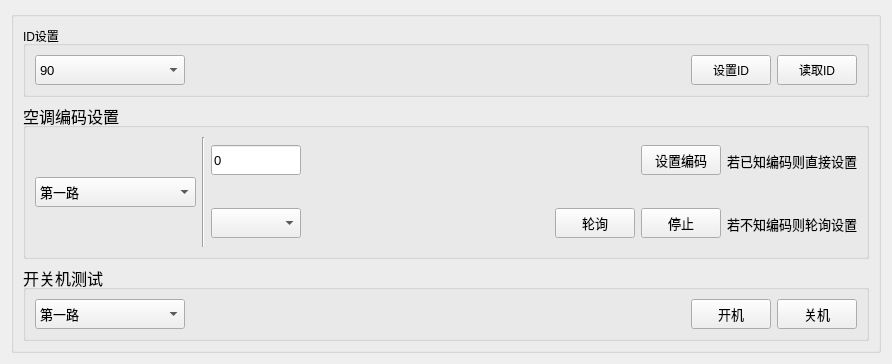
     <widget class="QWidget" name="tab">
      <attribute name="title">
       <string>空调</string>
      </attribute>
      <layout class="QVBoxLayout" name="verticalLayout_11">
       <item>
        <widget class="QGroupBox" name="airConditioner">
         <property name="font">
          <font>
           <family>Arial</family>
           <pointsize>12</pointsize>
          </font>
         </property>
         <property name="title">
          <string/>
         </property>
         <layout class="QVBoxLayout" name="verticalLayout_10">
          <item>
           <widget class="QGroupBox" name="groupBox_2">
            <property name="font">
             <font>
              <family>Arial</family>
              <pointsize>9</pointsize>
             </font>
            </property>
            <property name="title">
             <string>ID设置</string>
            </property>
            <layout class="QHBoxLayout" name="horizontalLayout_4">
             <item>
              <widget class="QComboBox" name="comboBox_airID">
               <property name="minimumSize">
                <size>
                 <width>150</width>
                 <height>30</height>
                </size>
               </property>
               <property name="font">
                <font>
                 <family>Arial</family>
                 <pointsize>10</pointsize>
                </font>
               </property>
               <property name="styleSheet">
                <string notr="true"/>
               </property>
               <item>
                <property name="text">
                 <string>90</string>
                </property>
               </item>
               <item>
                <property name="text">
                 <string>91</string>
                </property>
               </item>
               <item>
                <property name="text">
                 <string>92</string>
                </property>
               </item>
              </widget>
             </item>
             <item>
              <spacer name="horizontalSpacer_3">
               <property name="orientation">
                <enum>Qt::Horizontal</enum>
               </property>
               <property name="sizeType">
                <enum>QSizePolicy::Expanding</enum>
               </property>
               <property name="sizeHint" stdset="0">
                <size>
                 <width>130</width>
                 <height>20</height>
                </size>
               </property>
              </spacer>
             </item>
             <item>
              <widget class="QPushButton" name="pushButton_setID">
               <property name="minimumSize">
                <size>
                 <width>0</width>
                 <height>30</height>
                </size>
               </property>
               <property name="text">
                <string>设置ID</string>
               </property>
              </widget>
             </item>
             <item>
              <widget class="QPushButton" name="pushButton_verifyID">
               <property name="minimumSize">
                <size>
                 <width>0</width>
                 <height>30</height>
                </size>
               </property>
               <property name="text">
                <string>读取ID</string>
               </property>
              </widget>
             </item>
            </layout>
           </widget>
          </item>
          <item>
           <widget class="QGroupBox" name="groupBox_3">
            <property name="title">
             <string>空调编码设置</string>
            </property>
            <layout class="QVBoxLayout" name="verticalLayout_6">
             <item>
              <layout class="QHBoxLayout" name="horizontalLayout_9" stretch="1,0,4">
               <item>
                <layout class="QVBoxLayout" name="verticalLayout_5">
                 <item>
                  <spacer name="verticalSpacer_3">
                   <property name="orientation">
                    <enum>Qt::Vertical</enum>
                   </property>
                   <property name="sizeHint" stdset="0">
                    <size>
                     <width>20</width>
                     <height>40</height>
                    </size>
                   </property>
                  </spacer>
                 </item>
                 <item>
                  <widget class="QComboBox" name="comboBox_channelForIndex">
                   <property name="minimumSize">
                    <size>
                     <width>50</width>
                     <height>30</height>
                    </size>
                   </property>
                   <property name="font">
                    <font>
                     <family>Arial</family>
                     <pointsize>10</pointsize>
                    </font>
                   </property>
                   <item>
                    <property name="text">
                     <string>第一路</string>
                    </property>
                   </item>
                   <item>
                    <property name="text">
                     <string>第二路</string>
                    </property>
                   </item>
                   <item>
                    <property name="text">
                     <string>第三路</string>
                    </property>
                   </item>
                   <item>
                    <property name="text">
                     <string>第四路</string>
                    </property>
                   </item>
                  </widget>
                 </item>
                 <item>
                  <spacer name="verticalSpacer_4">
                   <property name="orientation">
                    <enum>Qt::Vertical</enum>
                   </property>
                   <property name="sizeHint" stdset="0">
                    <size>
                     <width>20</width>
                     <height>40</height>
                    </size>
                   </property>
                  </spacer>
                 </item>
                </layout>
               </item>
               <item>
                <widget class="Line" name="line">
                 <property name="orientation">
                  <enum>Qt::Vertical</enum>
                 </property>
                </widget>
               </item>
               <item>
                <layout class="QVBoxLayout" name="verticalLayout_4">
                 <item>
                  <layout class="QHBoxLayout" name="horizontalLayout_7">
                   <item>
                    <widget class="QLineEdit" name="lineEdit_airIndex">
                     <property name="sizePolicy">
                      <sizepolicy hsizetype="Fixed" vsizetype="Fixed">
                       <horstretch>0</horstretch>
                       <verstretch>0</verstretch>
                      </sizepolicy>
                     </property>
                     <property name="minimumSize">
                      <size>
                       <width>0</width>
                       <height>30</height>
                      </size>
                     </property>
                     <property name="maximumSize">
                      <size>
                       <width>90</width>
                       <height>16777215</height>
                      </size>
                     </property>
                     <property name="font">
                      <font>
                       <family>Arial</family>
                       <pointsize>10</pointsize>
                      </font>
                     </property>
                     <property name="text">
                      <string>0</string>
                     </property>
                     <property name="maxLength">
                      <number>20</number>
                     </property>
                    </widget>
                   </item>
                   <item>
                    <spacer name="horizontalSpacer_5">
                     <property name="orientation">
                      <enum>Qt::Horizontal</enum>
                     </property>
                     <property name="sizeType">
                      <enum>QSizePolicy::Expanding</enum>
                     </property>
                     <property name="sizeHint" stdset="0">
                      <size>
                       <width>90</width>
                       <height>20</height>
                      </size>
                     </property>
                    </spacer>
                   </item>
                   <item>
                    <widget class="QPushButton" name="pushButton_airIndex">
                     <property name="sizePolicy">
                      <sizepolicy hsizetype="Fixed" vsizetype="Fixed">
                       <horstretch>0</horstretch>
                       <verstretch>0</verstretch>
                      </sizepolicy>
                     </property>
                     <property name="minimumSize">
                      <size>
                       <width>0</width>
                       <height>30</height>
                      </size>
                     </property>
                     <property name="font">
                      <font>
                       <pointsize>10</pointsize>
                      </font>
                     </property>
                     <property name="text">
                      <string>设置编码</string>
                     </property>
                    </widget>
                   </item>
                   <item>
                    <widget class="QLabel" name="label_3">
                     <property name="font">
                      <font>
                       <family>Agency FB</family>
                       <pointsize>10</pointsize>
                      </font>
                     </property>
                     <property name="text">
                      <string>若已知编码则直接设置</string>
                     </property>
                     <property name="wordWrap">
                      <bool>true</bool>
                     </property>
                    </widget>
                   </item>
                  </layout>
                 </item>
                 <item>
                  <spacer name="verticalSpacer_2">
                   <property name="orientation">
                    <enum>Qt::Vertical</enum>
                   </property>
                   <property name="sizeType">
                    <enum>QSizePolicy::Fixed</enum>
                   </property>
                   <property name="sizeHint" stdset="0">
                    <size>
                     <width>20</width>
                     <height>10</height>
                    </size>
                   </property>
                  </spacer>
                 </item>
                 <item>
                  <layout class="QHBoxLayout" name="horizontalLayout_8">
                   <item>
                    <widget class="QComboBox" name="comboBox_airBrand">
                     <property name="sizePolicy">
                      <sizepolicy hsizetype="Fixed" vsizetype="Fixed">
                       <horstretch>0</horstretch>
                       <verstretch>0</verstretch>
                      </sizepolicy>
                     </property>
                     <property name="minimumSize">
                      <size>
                       <width>90</width>
                       <height>30</height>
                      </size>
                     </property>
                     <property name="font">
                      <font>
                       <family>Arial</family>
                       <pointsize>10</pointsize>
                      </font>
                     </property>
                    </widget>
                   </item>
                   <item>
                    <spacer name="horizontalSpacer_6">
                     <property name="orientation">
                      <enum>Qt::Horizontal</enum>
                     </property>
                     <property name="sizeHint" stdset="0">
                      <size>
                       <width>40</width>
                       <height>20</height>
                      </size>
                     </property>
                    </spacer>
                   </item>
                   <item>
                    <widget class="QPushButton" name="pushButton_indexQuery">
                     <property name="minimumSize">
                      <size>
                       <width>0</width>
                       <height>30</height>
                      </size>
                     </property>
                     <property name="font">
                      <font>
                       <pointsize>10</pointsize>
                      </font>
                     </property>
                     <property name="text">
                      <string>轮询</string>
                     </property>
                    </widget>
                   </item>
                   <item>
                    <widget class="QPushButton" name="pushButton_indexStopQuery">
                     <property name="minimumSize">
                      <size>
                       <width>0</width>
                       <height>30</height>
                      </size>
                     </property>
                     <property name="font">
                      <font>
                       <pointsize>10</pointsize>
                      </font>
                     </property>
                     <property name="text">
                      <string>停止</string>
                     </property>
                    </widget>
                   </item>
                   <item>
                    <widget class="QLabel" name="label_4">
                     <property name="font">
                      <font>
                       <family>Agency FB</family>
                       <pointsize>10</pointsize>
                      </font>
                     </property>
                     <property name="text">
                      <string>若不知编码则轮询设置</string>
                     </property>
                     <property name="wordWrap">
                      <bool>true</bool>
                     </property>
                    </widget>
                   </item>
                  </layout>
                 </item>
                </layout>
               </item>
              </layout>
             </item>
            </layout>
           </widget>
          </item>
          <item>
           <widget class="QGroupBox" name="groupBox_4">
            <property name="title">
             <string>开关机测试</string>
            </property>
            <layout class="QVBoxLayout" name="verticalLayout_7">
             <item>
              <layout class="QHBoxLayout" name="horizontalLayout_10">
               <item>
                <widget class="QComboBox" name="comboBox_channel">
                 <property name="sizePolicy">
                  <sizepolicy hsizetype="Fixed" vsizetype="Fixed">
                   <horstretch>0</horstretch>
                   <verstretch>0</verstretch>
                  </sizepolicy>
                 </property>
                 <property name="minimumSize">
                  <size>
                   <width>150</width>
                   <height>30</height>
                  </size>
                 </property>
                 <property name="font">
                  <font>
                   <pointsize>10</pointsize>
                  </font>
                 </property>
                 <item>
                  <property name="text">
                   <string>第一路</string>
                  </property>
                 </item>
                 <item>
                  <property name="text">
                   <string>第二路</string>
                  </property>
                 </item>
                 <item>
                  <property name="text">
                   <string>第三路</string>
                  </property>
                 </item>
                 <item>
                  <property name="text">
                   <string>第四路</string>
                  </property>
                 </item>
                </widget>
               </item>
               <item>
                <spacer name="horizontalSpacer_7">
                 <property name="orientation">
                  <enum>Qt::Horizontal</enum>
                 </property>
                 <property name="sizeType">
                  <enum>QSizePolicy::Expanding</enum>
                 </property>
                 <property name="sizeHint" stdset="0">
                  <size>
                   <width>500</width>
                   <height>20</height>
                  </size>
                 </property>
                </spacer>
               </item>
               <item>
                <widget class="QPushButton" name="pushButton_openAir">
                 <property name="minimumSize">
                  <size>
                   <width>0</width>
                   <height>30</height>
                  </size>
                 </property>
                 <property name="font">
                  <font>
                   <pointsize>10</pointsize>
                  </font>
                 </property>
                 <property name="text">
                  <string>开机</string>
                 </property>
                </widget>
               </item>
               <item>
                <widget class="QPushButton" name="pushButton_closeAir">
                 <property name="minimumSize">
                  <size>
                   <width>0</width>
                   <height>30</height>
                  </size>
                 </property>
                 <property name="font">
                  <font>
                   <pointsize>10</pointsize>
                  </font>
                 </property>
                 <property name="text">
                  <string>关机</string>
                 </property>
                </widget>
               </item>
              </layout>
             </item>
            </layout>
           </widget>
          </item>
         </layout>
        </widget>
       </item>
      </layout>
     </widget>
